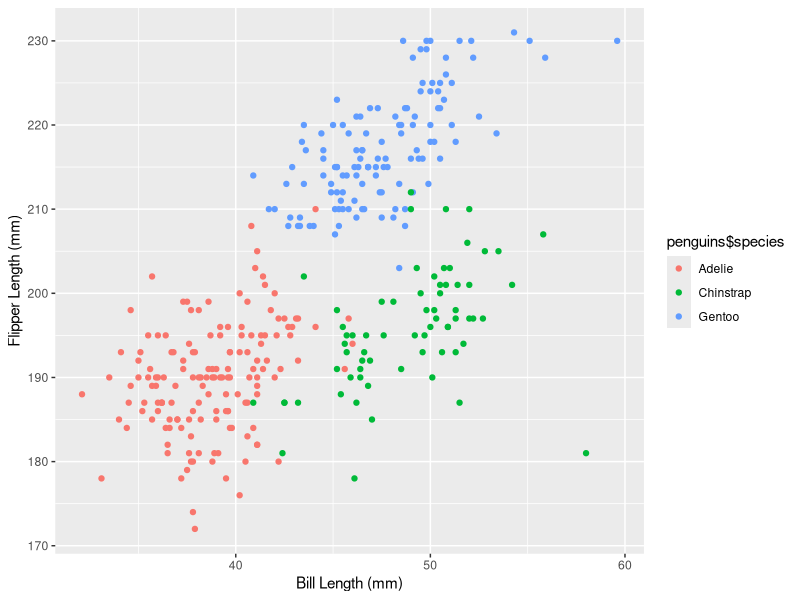
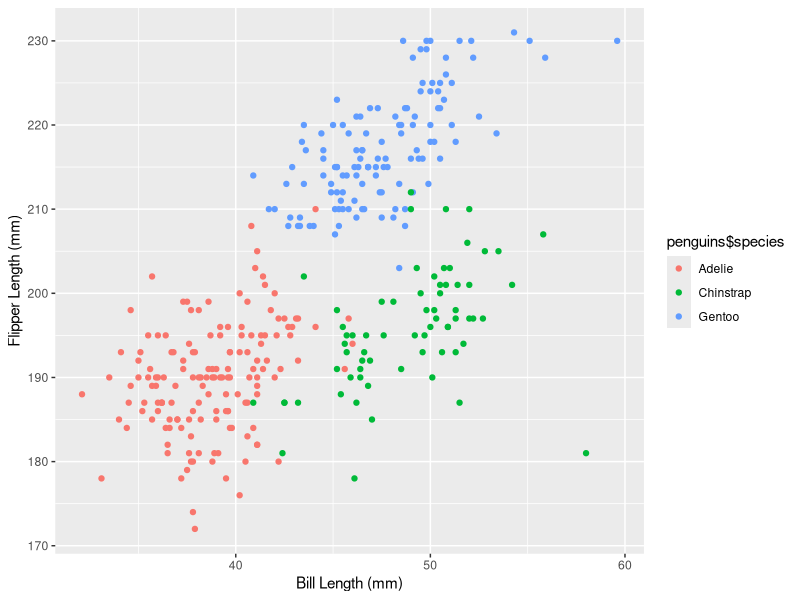

The R script that drew these images, in order:
## ---- chunk 1
knitr::opts_chunk$set(echo = TRUE)
## ---- chunk 2
  data("penguins", package = "palmerpenguins")
  str(penguins)
  nrow(penguins)
  ncol(penguins)
  number_mean = mean(penguins$flipper_length_mm, na.rm = TRUE)
  
## ---- chunk 3
library(ggplot2)
plot_data = data.frame(
  x = penguins$bill_length_mm,
  y = penguins$flipper_length_mm
)

ggplot(plot_data, aes(x=x, y=y, colour = penguins$species)) + 
  geom_point() +
  labs(x = "Bill Length (mm)", y = "Flipper Length (mm)")

ggsave(
  filename = "penguins.png", 
  width = 7,                     
  height = 7,                    
  units = "in",                   
  dpi = 600                      
)
## ---- chunk 4
  library(tidyverse)
## ---- chunk 5
  vec_numeric = rnorm(10,0,1)
  vec_logical = vec_numeric > 0
  vec_character = c("my","name","is","yuhao","chang","I","like","playing","the","guitar")
  pre_factor = c("A", "A", "A", "A", "A", "A", "B", "B", "C", "C")
  vec_factor = factor(pre_factor, levels = c("A", "B", "C"))
  my_data = data.frame(
    vec_numeric ,
    vec_logical ,
    vec_character ,
    vec_factor )
  print(my_data)
## ---- chunk 6
Vec_Numeric = my_data %>% pull(vec_numeric)
mean(Vec_Numeric)
Vec_Logical = my_data %>% pull(vec_logical)
mean(Vec_Logical)
Vec_Character = my_data %>% pull(vec_character)
mean(Vec_Character)
Vec_Factor = my_data %>% pull(vec_factor)
mean(Vec_Factor)
## ---- chunk 7
num_logical = as.numeric(Vec_Logical)
num_character = as.numeric(Vec_Character)
num_factor = as.numeric(Vec_Factor)
